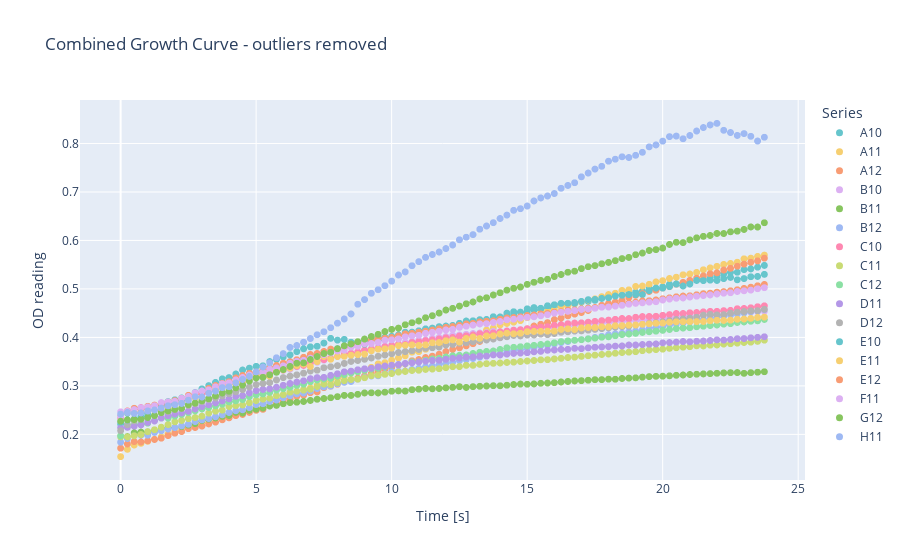

The notebook cell this image was saved under:
### Code cell
#plot_timeseries(df, 'Combined Growth Curve')
clean_df = remove_outliers(df, 1)
#plot_timeseries(clean_df, 'Combined Growth Curve')
plot_timeseries_interactive(clean_df, 'Combined Growth Curve - outliers removed')
